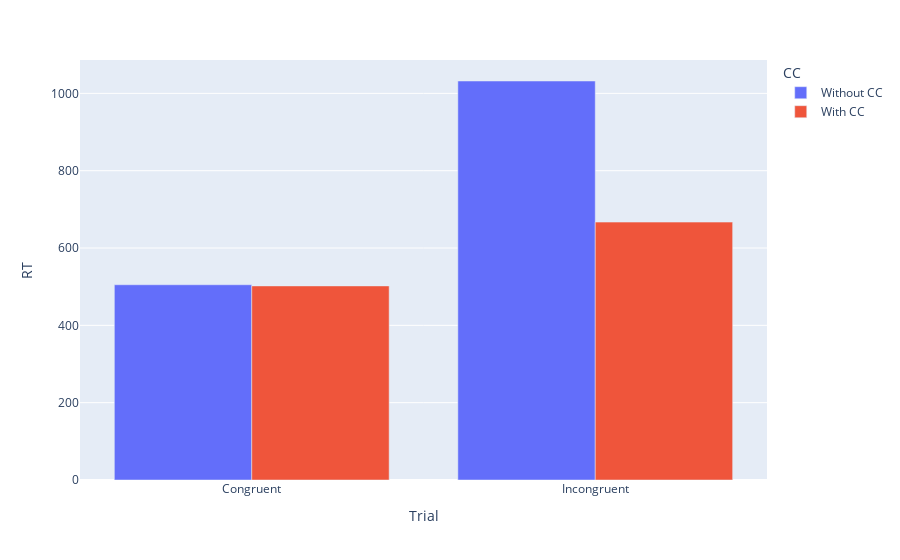

This figure's notebook cell:
### Markdown cell above
# Figures

## Cognitive control makes conflict resolution faster

### In Stroop

### Code cell
user_biasing_mult = biasing_mult

# Congruent Stroop trial with biasing_mult = 0
del CogCtrl, LingKnow, Stroop
biasing_mult = 0
i, winner, CogCtrl, LingKnow, Stroop, Activations = run_trial(congruent_stroop)
RT_CONG_STROOP_NO_CC = i
print(i, winner)

# Congruent Stroop trial with biasing_mult as defined by user
del CogCtrl, LingKnow, Stroop
biasing_mult = user_biasing_mult
i, winner, CogCtrl, LingKnow, Stroop, Activations = run_trial(congruent_stroop)
RT_CONG_STROOP_WITH_CC = i
print(i, winner)

# Inongruent Stroop trial with biasing_mult = 0
del CogCtrl, LingKnow, Stroop
biasing_mult = 0
i, winner, CogCtrl, LingKnow, Stroop, Activations = run_trial(incongruent_stroop)
RT_INCONG_STROOP_NO_CC = i
print(i, winner)

# Incongruent Stroop trial with biasing_mult as defined by user
del CogCtrl, LingKnow, Stroop
biasing_mult = user_biasing_mult
i, winner, CogCtrl, LingKnow, Stroop, Activations = run_trial(incongruent_stroop)
RT_INCONG_STROOP_WITH_CC = i
print(i, winner)

# Figure
df = pd.DataFrame({'CC':['Without CC','With CC','Without CC','With CC'],
                    'Trial':['Congruent','Congruent','Incongruent','Incongruent'],
                    'RT':[RT_CONG_STROOP_NO_CC,RT_CONG_STROOP_WITH_CC,RT_INCONG_STROOP_NO_CC,RT_INCONG_STROOP_WITH_CC]})

fig = px.bar(df,x='Trial',y='RT',color='CC',barmode="group")
fig.show()

### Figure 1 — Plotly figure (JSON) as saved in the notebook; plotly's stock layout.template omitted (floating-point values rounded to 4 significant figures)
{"data": [{"alignmentgroup": "True", "hovertemplate": "CC=Without CC<br>Trial=%{x}<br>RT=%{y}<extra></extra>", "legendgroup": "Without CC", "marker": {"color": "#636efa", "pattern": {"shape": ""}}, "name": "Without CC", "offsetgroup": "Without CC", "orientation": "v", "showlegend": true, "textposition": "auto", "type": "bar", "x": ["Congruent", "Incongruent"], "xaxis": "x", "y": [505, 1032], "yaxis": "y"}, {"alignmentgroup": "True", "hovertemplate": "CC=With CC<br>Trial=%{x}<br>RT=%{y}<extra></extra>", "legendgroup": "With CC", "marker": {"color": "#EF553B", "pattern": {"shape": ""}}, "name": "With CC", "offsetgroup": "With CC", "orientation": "v", "showlegend": true, "textposition": "auto", "type": "bar", "x": ["Congruent", "Incongruent"], "xaxis": "x", "y": [502, 667], "yaxis": "y"}], "layout": {"barmode": "group", "legend": {"title": {"text": "CC"}, "tracegroupgap": 0}, "margin": {"t": 60}, "xaxis": {"anchor": "y", "domain": [0, 1], "title": {"text": "Trial"}}, "yaxis": {"anchor": "x", "domain": [0, 1], "title": {"text": "RT"}}}}
